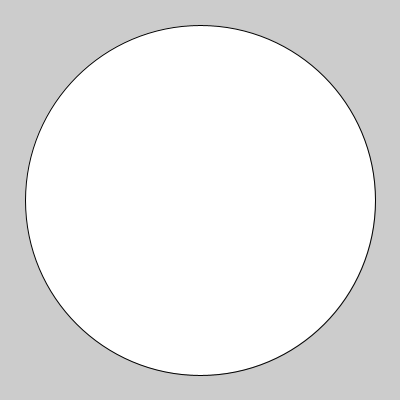
Frame 1 (no input)
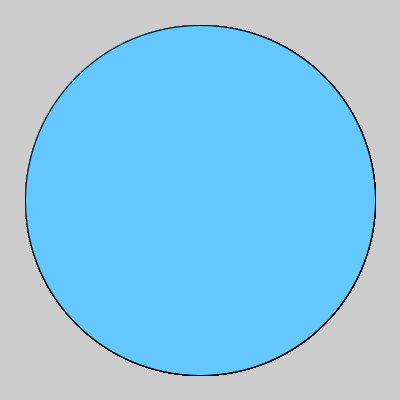
Frame 60 (the mouse pressed at the canvas centre just before this capture)
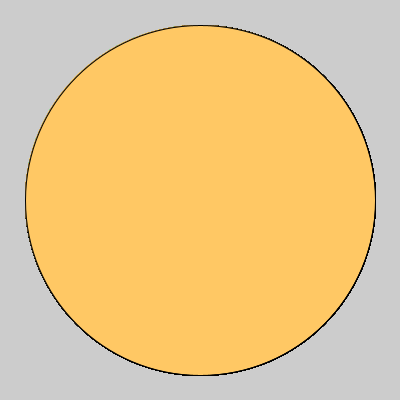
Frame 120 (the mouse held since frame 60 and released just before this capture)

The Processing sketch that drew these frames (run headless with seeded random() and noise(); from frame 60 on, the mouse is pressed at the canvas centre):

// Processing sketch: Logical_Dot
// ── Logical_Dot.pde


void setup() { 
  size(400, 400); 
}

void draw() {
ellipse(200, 200, 350, 350);
if (mousePressed) {
     fill(300, 200, 100); 
} else {
     fill(100, 200, 300); 
}
}
